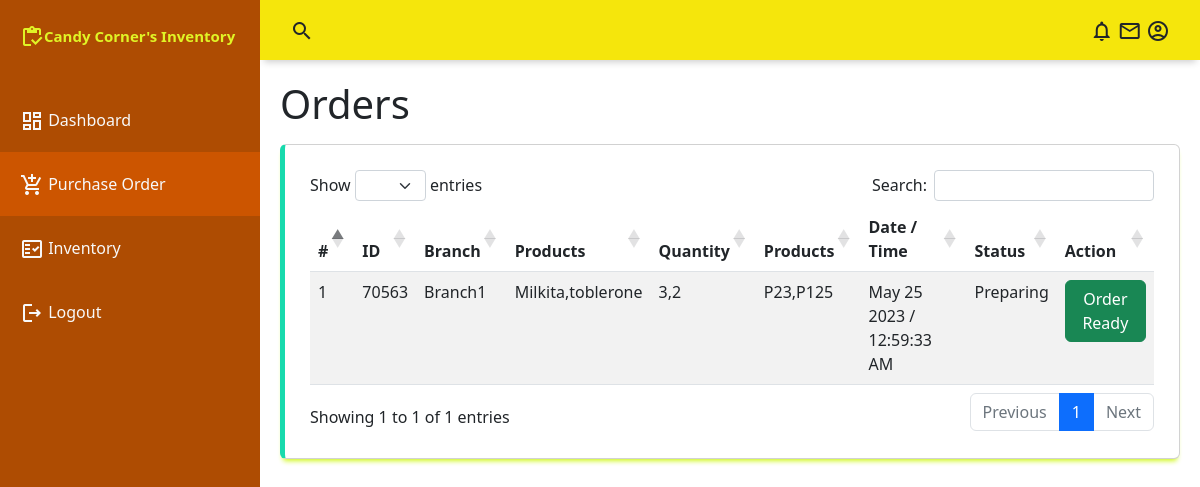
/checker/orders.php, run on an earlier commit of the app's database.
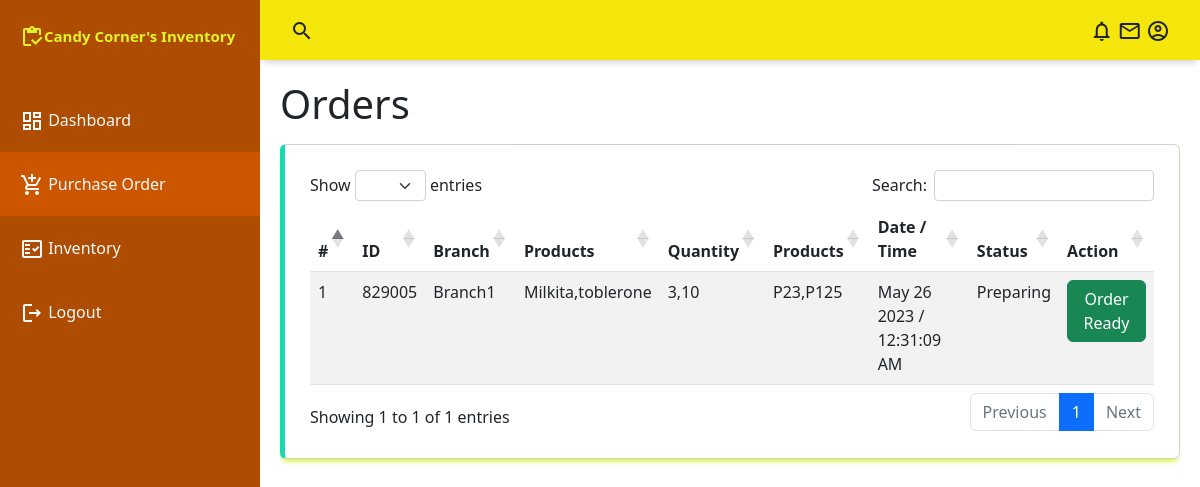
And on a later commit of the database.
### tables this page shows
CREATE TABLE `orders` (
  `order_id` int(255) NOT NULL,
  `order_united_id` int(255) NOT NULL,
  `order_product_id` int(255) NOT NULL,
  `order_quantity` int(11) NOT NULL,
  `order_date` datetime NOT NULL DEFAULT current_timestamp(),
  `order_status` int(11) NOT NULL DEFAULT 0,
  `order_user_id` int(11) NOT NULL
);

CREATE TABLE `users` (
  `u_id` int(255) NOT NULL,
  `u_email` text NOT NULL,
  `u_password` text NOT NULL,
  `u_name` text NOT NULL,
  `u_type` int(255) NOT NULL DEFAULT 0,
  `u_status` int(255) NOT NULL DEFAULT 0
);

### conn/config.php (called while the page is built, shortened)
<?php
	class db_connect{
		public $host = db_host;
		public $user = db_user;
		public $pass = db_pass;
		public $name = db_name;
		public function connect(){
			$this->conn = new mysqli($this->host, $this->user, $this->pass, $this->name);
		}
	}
	function statusReport($status){
		if($status == 0){
			return "Pending";
		}else if($status==1){
			return "Rejected";
		}else if($status==2){
			return "Preparing";
		}else if($status==3){
			return "Waiting for delivery";
		}else if($status==4){
			return "On the way";
		}else if($status==5){
			return "Delivered";
		}
	}
?>

### conn/class.php (called while the page is built, shortened)
<?php
	require_once'config.php';
	class db_class extends db_connect{
		public function CheckerSelectOrders(){
			$query=$this->conn->prepare("SELECT *,
			GROUP_CONCAT(prod_name SEPARATOR ',') as grp_prodname,
			GROUP_CONCAT(' -> ', prod_name,' -> ', order_quantity SEPARATOR ',') as grp_order,
			GROUP_CONCAT(prod_id SEPARATOR ',') as grp_prodid,
			GROUP_CONCAT(order_quantity SEPARATOR ',') as grp_quantity,
			GROUP_CONCAT(prod_price SEPARATOR ',') as grp_price,
			GROUP_CONCAT('P',prod_price SEPARATOR ',') as grp_prices,
			DATE_FORMAT(order_date, '%M %d %Y /  %h:%i:%s %p ') as order_date
			FROM `orders` as a
			LEFT JOIN products as b
			ON a.order_product_id = b.prod_id
			LEFT JOIN category as c
			ON b.prod_category = c.category_id
			LEFT JOIN users as d
            ON a.order_user_id = d.u_id
			WHERE order_status=2
			GROUP BY order_united_id") or die($this->conn->error);
			if($query->execute()){
				$result = $query->get_result();
				return $result;
			}
		}
	}
?>

### checker/orders.php (the view, shortened to what this page needs)
<?php
include("../conn/class.php");
$db=new db_class();
include("include/navbar.php");
include("include/sidebar.php");
?>
    <main class="main-container" style="z-index:2">
        <div class="fluid-container">
            <h1 class="mb-3">Orders</h1>
            <div class="table-responsive card">
                <table id="example" class="table table-striped" style="width:100%">
                    <thead>
                        <tr>
                            <th>#</th>
                            <th>ID</th>
                            <th>Branch</th>
                            <th>Products</th>
                            <th>Quantity</th>
                            <th>Products</th>
                            <th>Date / Time</th>
                            <th>Status</th>
                            <th>Action</th>
                        </tr>
                    </thead>
                    <tbody id="tbody">
                       <?php
                        $result= $db->CheckerSelectOrders();
                        $i=1;
                        while($row=$result->fetch_array()){
                            $status = $row['order_status'];
                            $id = $row['order_united_id'];
                            $user_id = $row['order_user_id'];
                            $qty = $row['grp_quantity'];
                            $prod_id = $row['grp_prodid'];
                            $action="";
                            if($status==2){
                                $change = status($id,$user_id,3,'Order Ready',$prod_id,$qty);
                                $action = $change;
                            }
                            $status = statusReport($row['order_status']);
                            echo
                            '<tr>
                                <td>'.$i.'</td>
                                <td>'.$id.'</td>
                                <td>'.ucfirst($row['u_name']).'</td>
                                <td>'.ucfirst($row['grp_prodname']).'</td>
                                <td>'.ucfirst($row['grp_quantity']).'</td>
                                <td>'.ucfirst($row['grp_prices']).'</td>
                                <td>'.ucfirst($row['order_date']).'</td>
                                <td>'.$status.'</td>
                                <td>
                                    '.$action.'
                                </td>
                            </tr>';
                            $i++;
                        }
                       ?>
                    </tbody>
                </table>
            </div>
        </div>
    </main>
<?php
function status($id,$user_id,$status,$text,$prod_id,$qty){
    if($status==3){
        return '<a class="btn btn-success" href="controller/action.php?id='.$id.'&status='.$status.'&user='.$user_id.'" >'.ucfirst($text).'</a> ';
    }
}
?>

### checker/include/navbar.php (shortened to what this page needs)
<!DOCTYPE html>
<html lang="en">
<head>
    <link rel="stylesheet" href="assets/css/style.css">
    <link rel="stylesheet" href="https://cdn.datatables.net/1.13.4/css/dataTables.bootstrap5.min.css">
    <link href="https://cdn.jsdelivr.net/npm/bootstrap@5.2.3/dist/css/bootstrap.min.css" rel="stylesheet">
</head>
<body>
    <div class="grid-container">
        <header class="header">
            <div class="header-left">
                <span class="material-icons-outlined">search</span>
            </div>
            <div class="header-right">
                <span class="material-icons-outlined">notifications</span>
                <span class="material-icons-outlined">mail</span>
                <span class="material-icons-outlined">account_circle</span>
            </div>
        </header>

### checker/include/sidebar.php (shortened to what this page needs)
<aside id="sidebar" style="z-index: 3;">
           <div class="sidebar-title">
               <div class="sidebar-brand">
               <span class="material-icons-outlined">inventory</span>Candy Corner's Inventory
           </div>
         </div>
         <ul class="sidebar-list">
         <a href="index.php" class="text-light text-decoration-none">
           <li class="sidebar-list-item" id="nav-home" >
               <span class="material-icons-outlined ">dashboard</span> Dashboard
           </li>
         </a>
         <a href="orders.php" class="text-light text-decoration-none">
               <li class="sidebar-list-item"  id="nav-order">
               <span class="material-icons-outlined">add_shopping_cart</span> Purchase Order
           </li>
           <a href="inventory.php" class="text-light text-decoration-none">
           <li class="sidebar-list-item" id="nav-inventory">
               <span class="material-icons-outlined">fact_check</span> Inventory
           </li>
           </a>
           <a href="include/logout.php" class="text-light text-decoration-none">
               <li class="sidebar-list-item" >
                   <span class="material-icons-outlined">logout</span> Logout
               </li>
           </a>
         </ul>
       </aside>

### checker/assets/css/style.css (style rules this page uses)
body { margin: 0; padding: 0; box-sizing: border-box; background-color: #f1f2f4; color: #666666; font-family: "Montserrat", sans-serif; }
.material-icons-outlined { vertical-align: middle; line-height: 1px; }
.grid-container { display: grid; grid-template-columns: 260px 1fr 1fr 1fr; grid-template-rows: 0.2fr 3fr; grid-template-areas: "sidebar header header header" "sidebar main main main"; height: 100vh; }
.header { grid-area: header; height: 60px; background-color: rgb(245, 230, 12); display: flex; align-items: center; justify-content: space-between; padding: 0 30px 0 30px; box-shadow: 0 6px 7px -4px rgba(0,0,0,0.2); }
#sidebar { grid-area: sidebar; position: left; height: 100vh; background-color: rgb(174, 76, 2); color: #e0f426; overflow-y: auto; transition: all 0.5s; -webkit-transition: all 0.5s; }
.sidebar-title { display: flex; justify-content: space-between; align-items: center; padding: 10px 20px 20px 20px; margin-bottom: 20px; }
.sidebar-brand { margin-top: 15px; font-size: 15px; font-weight: 600; }
.sidebar-list { position: relative; padding: 0; margin-top: 15px; list-style-type: none; font-size: 1em; color: #f8f8f4; font-weight: 400; transition: .5s; }
.sidebar-list-item { padding: 20px 20px 20px 20px; }
.main-container { grid-area: main; overflow-y: auto; padding: 20px 20px; }
.card { display: flex; flex-direction: column; justify-content: space-around; padding: 25px; background-color: #ded2d2; box-sizing: border-box; border: 1px solid #d2d2d3; border-radius: 5px; box-shadow: 0 5px 5px -3px rgba(205, 247, 18, 0.973); }
.card:nth-child(2) { border-left: 5px solid rgb(24, 218, 173); }

### checker/include/navbar.php (style rules this page uses)
.active { background-color: #CC5500; }

What changed in the data, as far as the page shows it:
no longer on this page (row edited): orders: order_united "70563", users.u_name "Branch1", grp_prodname "Milkita,toblerone", grp_quantity "3,2", grp_prices "P23,P125", order_date "May 25 2023 / 12:59:33 AM", order_status "Preparing"
now on this page (row edited): orders: order_united "829005", users.u_name "Branch1", grp_prodname "Milkita,toblerone", grp_quantity "3,10", grp_prices "P23,P125", order_date "May 26 2023 / 12:31:09 AM", order_status "Preparing"
